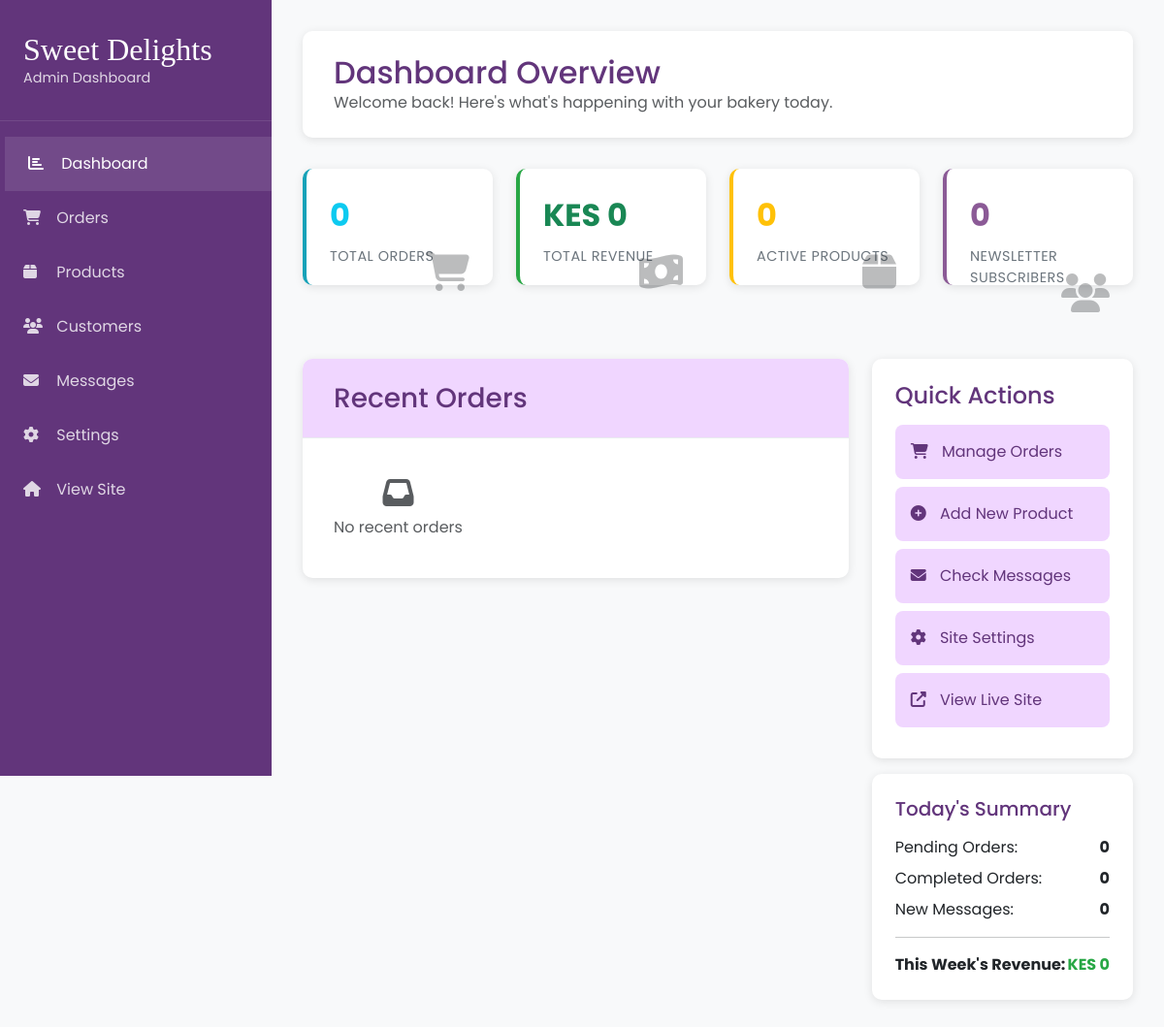
The page /admin-panel/ (signed in) on the database as committed earlier.
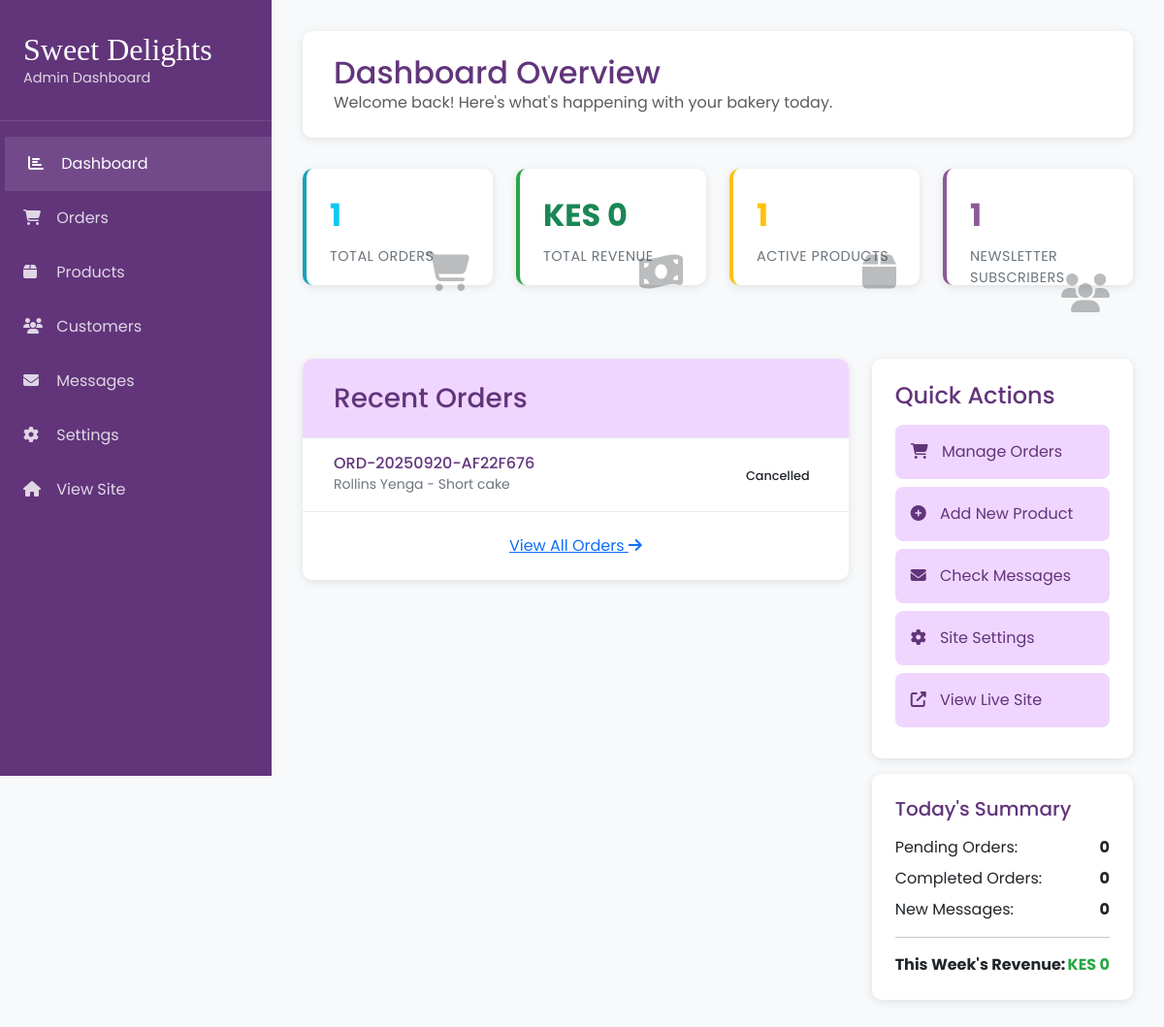
The same page on the database as committed later.
### base/models.py (models this page shows, shortened)
class Order(models.Model):
    ORDER_STATUS_CHOICES = [
        ('pending', 'Pending'),
        ('confirmed', 'Confirmed'),
        ('in_progress', 'In Progress'),
        ('ready', 'Ready for Pickup'),
        ('completed', 'Completed'),
        ('cancelled', 'Cancelled'),
    ]
    customer_name = models.CharField(max_length=100)
    customer_email = models.EmailField()
    customer_phone = models.CharField(max_length=20)
    order_number = models.CharField(max_length=20, unique=True)
    status = models.CharField(max_length=20, choices=ORDER_STATUS_CHOICES, default='pending')
    total_amount = models.DecimalField(max_digits=10, decimal_places=2)
    delivery_date = models.DateTimeField()
    delivery_address = models.TextField(blank=True, help_text="Leave blank for pickup")
    special_instructions = models.TextField(blank=True)
    created_at = models.DateTimeField(auto_now_add=True)
    updated_at = models.DateTimeField(auto_now=True)
    class Meta:
        ordering = ['-created_at']

class OrderItem(models.Model):
    order = models.ForeignKey(Order, on_delete=models.CASCADE, related_name='items')
    product = models.ForeignKey(Product, on_delete=models.CASCADE, related_name='order_items')  # ✅ add related_name
    quantity = models.PositiveIntegerField(default=1)
    unit_price = models.DecimalField(max_digits=10, decimal_places=2)
    customization_notes = models.TextField(blank=True, help_text="Special requests for this item")
    class Meta:
        unique_together = ['order', 'product']

class Product(models.Model):
    name = models.CharField(max_length=200)
    slug = models.SlugField(unique=True)
    description = models.TextField()
    category = models.ForeignKey(Category, on_delete=models.CASCADE, related_name='products')
    price = models.DecimalField(max_digits=10, decimal_places=2)
    stock_quantity = models.PositiveIntegerField(default=0)
    is_active = models.BooleanField(default=True)
    is_featured = models.BooleanField(default=False)
    created_at = models.DateTimeField(auto_now_add=True)
    updated_at = models.DateTimeField(auto_now=True)
    is_best_seller = models.BooleanField(default=False)
    class Meta:
        ordering = ['-created_at']
    @property
    def is_best_seller(self):
        """Check if this product is among the top 3 sellers."""
        return self in Product.best_sellers(limit=3)

### base/admin_views.py (the view)
# urls.py: path('admin-panel/', admin_views.admin_dashboard, name='admin_dashboard'),
@staff_member_required
def admin_dashboard(request):
    today = timezone.now().date()
    week_ago = today - timedelta(days=7)
    month_ago = today - timedelta(days=30)
    week_revenue = Order.objects.filter(
        status='completed',
        created_at__date__gte=week_ago
    ).aggregate(total=Sum('total_amount'))['total'] or 0
    stats = {
        'total_orders': Order.objects.count(),
        'pending_orders': Order.objects.filter(status='pending').count(),
        'confirmed_orders': Order.objects.filter(status='confirmed').count(),
        'completed_orders': Order.objects.filter(status='completed').count(),
        'cancelled_orders': Order.objects.filter(status='cancelled').count(),
        'total_revenue': Order.objects.filter(status='completed').aggregate(
            total=Sum('total_amount'))['total'] or 0,
        'week_revenue': week_revenue,
        'this_week_orders': Order.objects.filter(created_at__date__gte=week_ago).count(),
        'this_month_orders': Order.objects.filter(created_at__date__gte=month_ago).count(),
        'total_products': Product.objects.count(),
        'active_products': Product.objects.filter(is_active=True).count(),
        'newsletter_subscribers': NewsletterSubscriber.objects.filter(is_active=True).count(),
        'unread_messages': ContactMessage.objects.filter(is_read=False).count(),
    }
    recent_orders = Order.objects.select_related().prefetch_related('items__product').order_by('-created_at')[:5]
    try:
        site_settings = SiteSettings.objects.first()
    except SiteSettings.DoesNotExist:
        site_settings = None
    context = {
        'stats': stats,
        'recent_orders': recent_orders,
        'site_settings': site_settings,
    }
    return render(request, 'admin/dashboard.html', context)

### base/context_processors.py (called while the page is built)
def site_settings(request):
    try:
        settings = SiteSettings.objects.first()
    except SiteSettings.DoesNotExist:
        settings = None
    return {
        'site_settings': settings
    }

def cart_count(request):
    if request.user.is_authenticated:
        count = CartItem.objects.filter(user=request.user).count()
    else:
        cart = request.session.get('cart', {})
        count = len(cart)
    return {
        'cart_count': count
    }

def categories(request):
    return {
        'global_categories': Category.objects.filter(is_active=True)
    }

### base/templates/admin/dashboard.html (shortened to what the changed rows need)
<!doctype html>
{% load static %}
<html lang="en">
<head>
    <link href="https://cdn.jsdelivr.net/npm/bootstrap@5.3.3/dist/css/bootstrap.min.css" rel="stylesheet">
    <link href="https://fonts.cdnfonts.com/css/magnolia-script" rel="stylesheet">
    <link href="https://cdnjs.cloudflare.com/ajax/libs/font-awesome/6.4.0/css/all.min.css" rel="stylesheet">
</head>
<body>
    <div class="main-content">
        <div class="page-header">
            <h1>Dashboard Overview</h1>
        </div>
        <div class="row stats-row">
            <div class="col-lg-3 col-md-6 mb-3">
                <div class="stat-card orders">
                    <div class="stat-number text-info">{{ stats.total_orders }}</div>
                    <div class="stat-label">Total Orders</div>
                    <i class="fas fa-shopping-cart stat-icon"></i>
                </div>
            </div>
            <div class="col-lg-3 col-md-6 mb-3">
                <div class="stat-card products">
                    <div class="stat-number text-warning">{{ stats.active_products }}</div>
                    <div class="stat-label">Active Products</div>
                    <i class="fas fa-box stat-icon"></i>
                </div>
            </div>
            <div class="col-lg-3 col-md-6 mb-3">
                <div class="stat-card customers">
                    <div class="stat-number" style="color: var(--primary-purple)">{{ stats.newsletter_subscribers }}</div>
                    <div class="stat-label">Newsletter Subscribers</div>
                    <i class="fas fa-users stat-icon"></i>
                </div>
            </div>
        </div>
        <div class="row">
            <div class="col-lg-8">
                <div class="recent-orders">
                    {% for order in recent_orders %}
                    <div class="order-item">
                        <div class="order-info">
                            <h6>{{ order.order_number }}</h6>
                            <small>{{ order.customer_name }} - {{ order.items.first.product.name }}{% if order.items.count > 1 %} (+{{ order.items.count|add:"-1" }} more){% endif %}</small>
                        </div>
                        <div>
                            <span class="order-status status-{{ order.status }}">{{ order.get_status_display }}</span>
                        </div>
                    </div>
                    {% empty %}
                    <div class="order-item">
                        <div class="text-center py-4">
                            <i class="fas fa-inbox fa-2x text-muted mb-2"></i>
                            <p class="text-muted mb-0">No recent orders</p>
                        </div>
                    </div>
                    {% endfor %}
                    {% if recent_orders %}
                    <div class="order-item">
                        <a href="{% url 'admin_orders' %}" class="btn btn-link text-center w-100">
                            View All Orders <i class="fas fa-arrow-right"></i>
                        </a>
                    </div>
                    {% endif %}
                </div>
            </div>
        </div>
    </div>
</body>
</html>

Rows that differ between the two databases and show on the page:
added Order: order_number "ORD-20250920-AF22F676", customer_name "Rollins Yenga", items.first.product.name "Short cake", status "Cancelled"
Other text that changed with them:
{{ stats.total_orders }}: "0" → "1"
{{ stats.active_products }}: "0" → "1"
{{ stats.newsletter_subscribers }}: "0" → "1"
text no longer shown: "No recent orders"
text now shown: "View All Orders"
